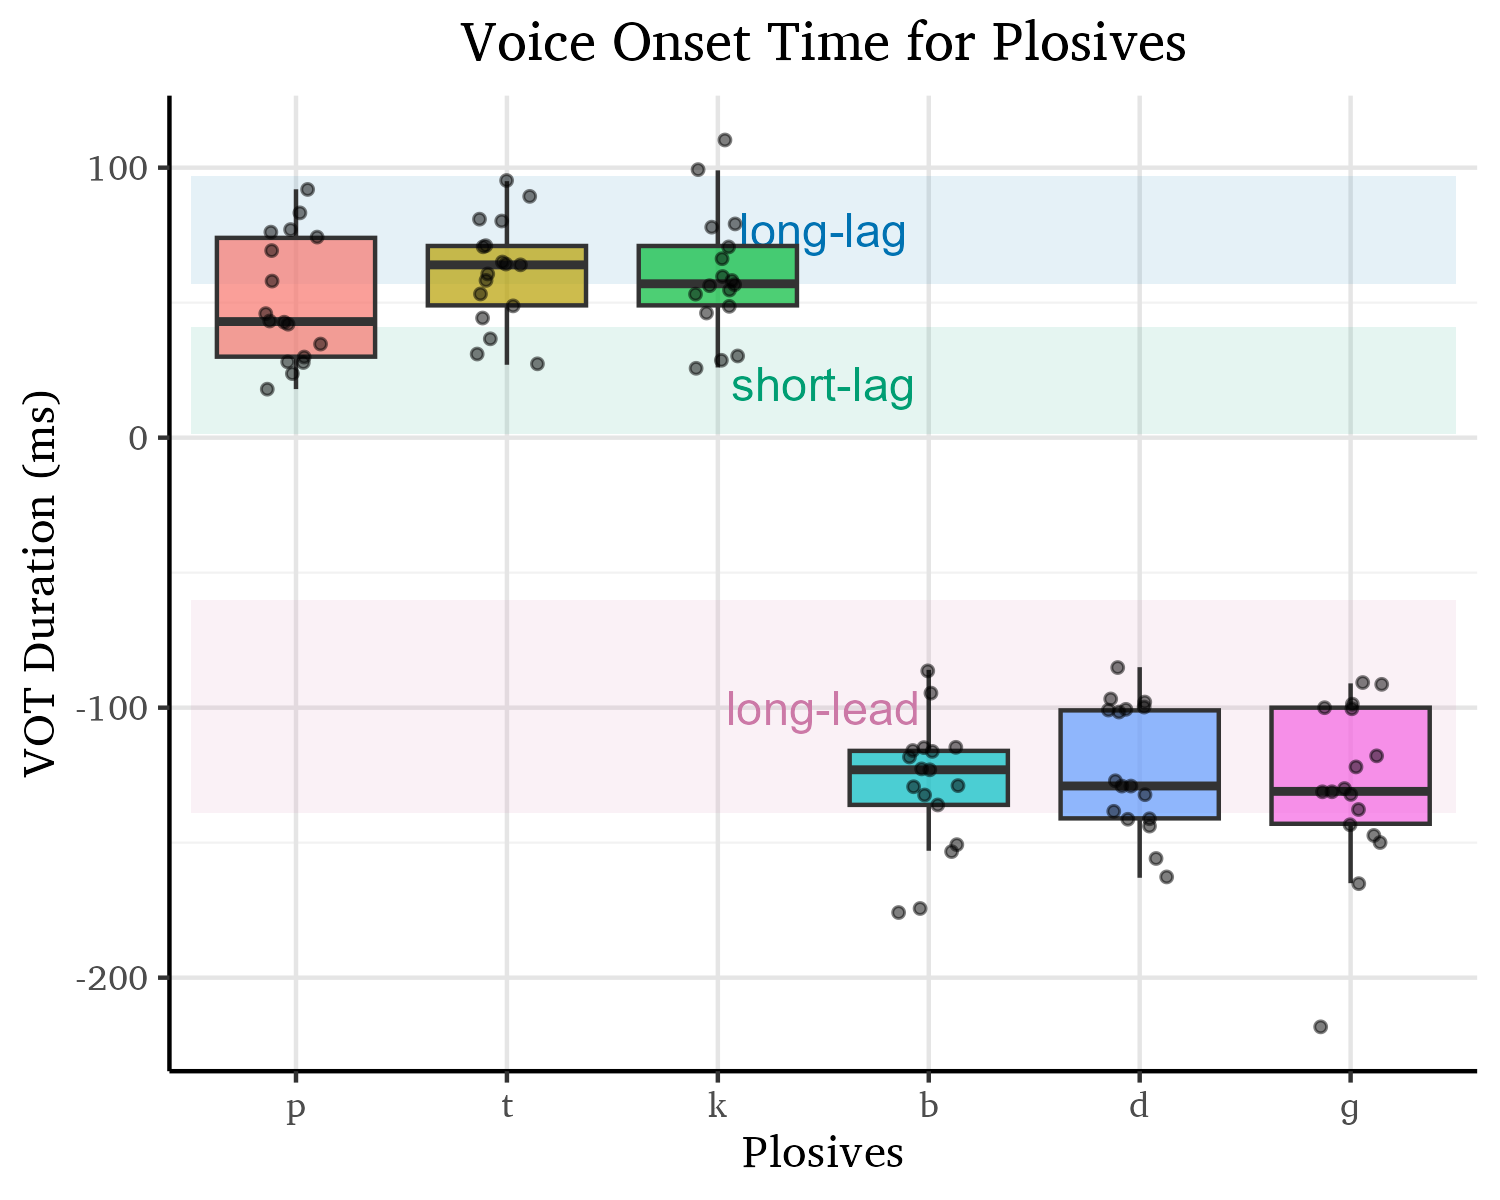

The script that saved this image:
library(readxl)
VOT_data <- read_excel("GitHub/jipa-akan/figures/figure03/VOT_data.xlsx")

library(tidyverse)
library(viridis)
library(extrafont)
font_import(pattern = "CharisSIL", prompt = FALSE)
loadfonts()

# Define a white background theme
white_theme <- theme(
  panel.background = element_rect(fill = "white"),
  plot.background = element_rect(fill = "white"),
  panel.grid.major = element_line(color = "grey90"),
  panel.grid.minor = element_line(color = "grey95"),
  legend.background = element_rect(fill = "white"),
  axis.line = element_line(color = "black"),
  text=element_text(family="Charis SIL")
)

# Colorblind friendly palette
cbPalette <- c("#E69F00", "#56B4E9", "#009E73", "#F0E442", "#0072B2", "#D55E00", "#CC79A7", "#999999")

VOT_data[VOT_data == "g"] <- "ɡ"


VOT_data_filtered <- VOT_data %>%
  mutate(
    VOT = VOT...6 * 1000   # convert seconds → milliseconds
  ) %>%
  filter(!phoneme %in% c("tw", "dw")) %>%
  mutate(
    phoneme = factor(phoneme, levels = c("p", "t", "k", "b", "d", "ɡ"))
  )

# Build base plot (establish discrete x scale)
p <- ggplot(VOT_data_filtered, aes(x = phoneme, y = VOT, fill = phoneme)) +
  geom_blank() +   # establishes discrete x scale early
  
  # shaded regions using numeric x indices (1 to 6 categories)
  annotate("rect", xmin = 0.5, xmax = 6.5, ymin = -139, ymax = -60,
           fill = "#CC79A7", alpha = 0.1) +
  annotate("rect", xmin = 0.5, xmax = 6.5, ymin = 1.4, ymax = 41,
           fill = "#009E73", alpha = 0.1) +
  annotate("rect", xmin = 0.5, xmax = 6.5, ymin = 57, ymax = 97,
           fill = "#0072B2", alpha = 0.1) +
  
  # labels for shaded regions
  annotate("text", x = 3.5, y = -100, label = "long-lead", size = 4, color = "#CC79A7") +
  annotate("text", x = 3.5, y = 20, label = "short-lag", size = 4, color = "#009E73") +
  annotate("text", x = 3.5, y = 77, label = "long-lag", size = 4, color = "#0072B2") +
  
  # data layers
  geom_boxplot(outlier.shape = NA, alpha = 0.7) +
  geom_jitter(width = 0.15, size = 1, alpha = 0.5) +
  
  # colors and styling
  labs(
    x = "Plosives",
    y = "VOT Duration (ms)",
    title = "Voice Onset Time for Plosives"
  ) +
  scale_color_viridis()+
  white_theme +
  theme(
    legend.position = "none",
    plot.title = element_text(hjust = 0.5)
  )

# Print the plot
p

ggsave(p,
       file = "~/GitHub/jipa-akan/figures/figure03/figure3.png",
       height = 4, width = 5, dpi = 300)
